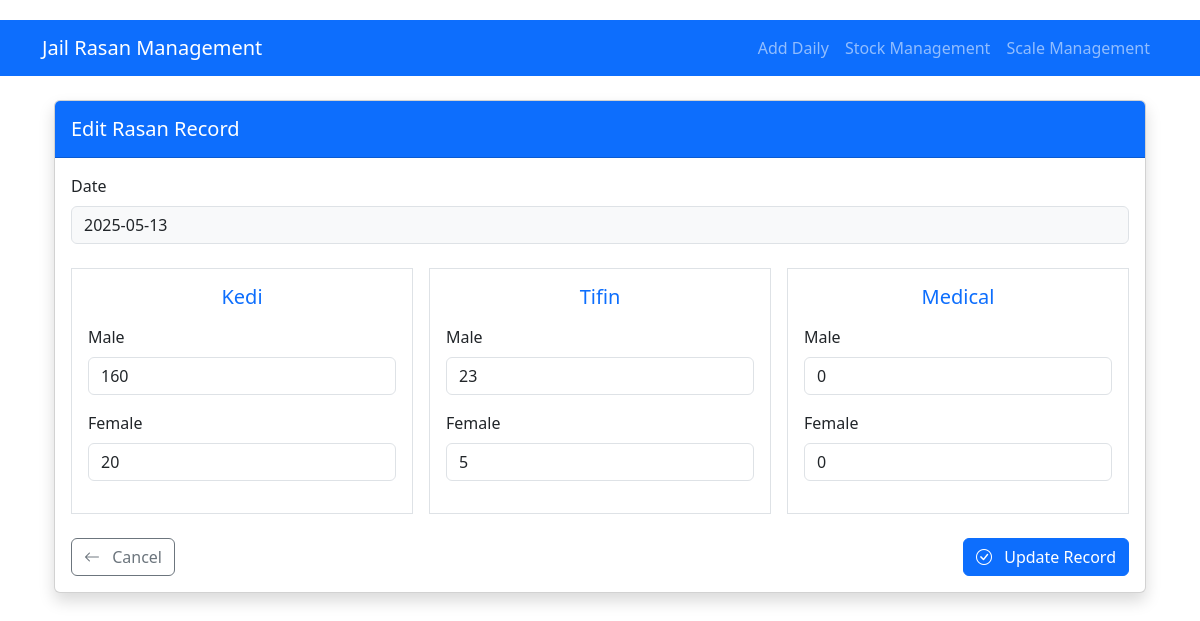
Page /edit/1 on the earlier database version.
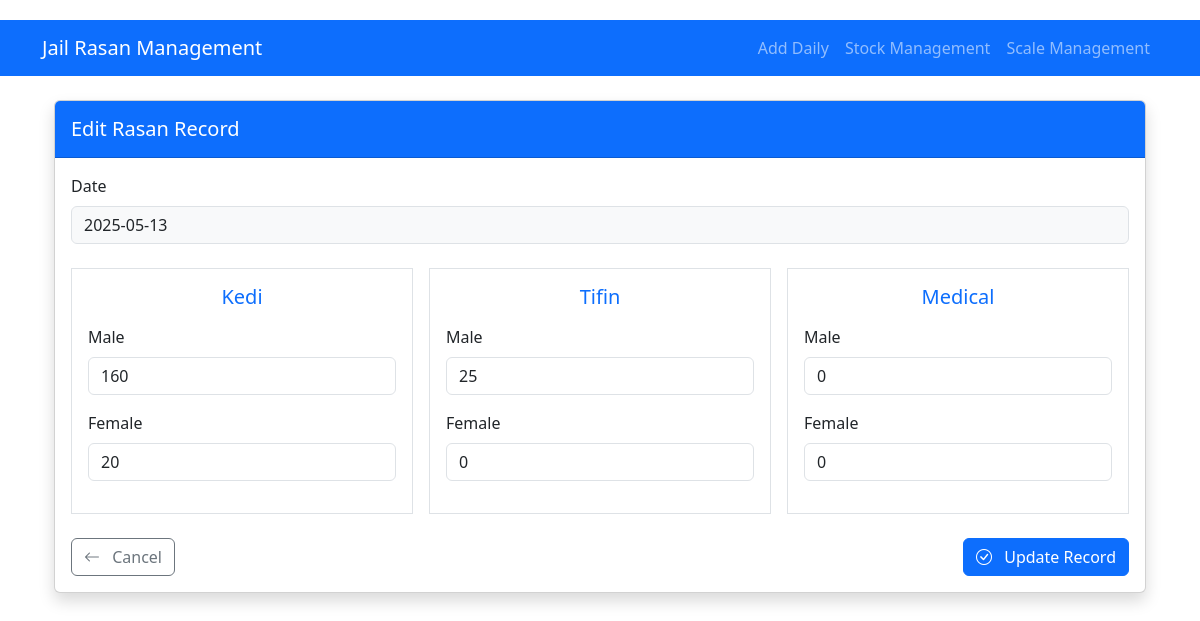
Same page on the later database version.
### models.py (models this page shows, shortened)
class RasanRecord(db.Model):
    id = db.Column(db.Integer, primary_key=True)
    date = db.Column(db.Date, nullable=False, unique=True)
    kedi_m = db.Column(db.Integer, nullable=False, default=0)
    kedi_f = db.Column(db.Integer, nullable=False, default=0)
    tifin_m = db.Column(db.Integer, nullable=False, default=0)
    tifin_f = db.Column(db.Integer, nullable=False, default=0)
    medical_m = db.Column(db.Integer, nullable=False, default=0)
    medical_f = db.Column(db.Integer, nullable=False, default=0)

### app.py (the view, shortened to what this page needs)
@app.route('/edit/<int:id>', methods=['GET', 'POST'])
def edit_record(id):
    record = RasanRecord.query.get_or_404(id)
    return render_template('edit_record.html', record=record)

### templates/edit_record.html (shortened to what this page needs)
{% extends "base.html" %}
{% block content %}
<div class="container mt-4">
    <div class="card shadow">
        <div class="card-header bg-primary text-white py-3">
            <h2 class="h5 mb-0">Edit Rasan Record</h2>
        </div>
        <div class="card-body">
            <form method="POST" class="needs-validation" novalidate>
                <div class="mb-4">
                    <label class="form-label">Date</label>
                    <input type="text" class="form-control bg-light" value="{{ record.date.strftime('%Y-%m-%d') }}" readonly>
                </div>
                <div class="row g-3 mb-4">
                    <div class="col-md-4">
                        <div class="border p-3 h-100">
                            <h5 class="text-center mb-3 text-primary">Kedi</h5>
                            <div class="mb-3">
                                <label for="kedi_m" class="form-label">Male</label>
                                <input type="number" class="form-control" id="kedi_m" name="kedi_m"
                                       value="{{ record.kedi_m }}" min="0" required>
                            </div>
                            <div class="mb-3">
                                <label for="kedi_f" class="form-label">Female</label>
                                <input type="number" class="form-control" id="kedi_f" name="kedi_f"
                                       value="{{ record.kedi_f }}" min="0" required>
                            </div>
                        </div>
                    </div>
                    <div class="col-md-4">
                        <div class="border p-3 h-100">
                            <h5 class="text-center mb-3 text-primary">Tifin</h5>
                            <div class="mb-3">
                                <label for="tifin_m" class="form-label">Male</label>
                                <input type="number" class="form-control" id="tifin_m" name="tifin_m"
                                       value="{{ record.tifin_m }}" min="0" required>
                            </div>
                            <div class="mb-3">
                                <label for="tifin_f" class="form-label">Female</label>
                                <input type="number" class="form-control" id="tifin_f" name="tifin_f"
                                       value="{{ record.tifin_f }}" min="0" required>
                            </div>
                        </div>
                    </div>
                    <div class="col-md-4">
                        <div class="border p-3 h-100">
                            <h5 class="text-center mb-3 text-primary">Medical</h5>
                            <div class="mb-3">
                                <label for="medical_m" class="form-label">Male</label>
                                <input type="number" class="form-control" id="medical_m" name="medical_m"
                                       value="{{ record.medical_m }}" min="0" required>
                            </div>
                            <div class="mb-3">
                                <label for="medical_f" class="form-label">Female</label>
                                <input type="number" class="form-control" id="medical_f" name="medical_f"
                                       value="{{ record.medical_f }}" min="0" required>
                            </div>
                        </div>
                    </div>
                </div>
                <div class="d-flex justify-content-between mt-4">
                    <a href="{{ url_for('index') }}" class="btn btn-outline-secondary">
                        <i class="bi bi-arrow-left me-2"></i> Cancel
                    </a>
                    <button type="submit" class="btn btn-primary">
                        <i class="bi bi-check-circle me-2"></i> Update Record
                    </button>
                </div>
            </form>
        </div>
    </div>
</div>
{% endblock %}

Differences in the rows shown:
changed RasanRecord: tifin_m "23" → "25"; tifin_f "5" → "0"
